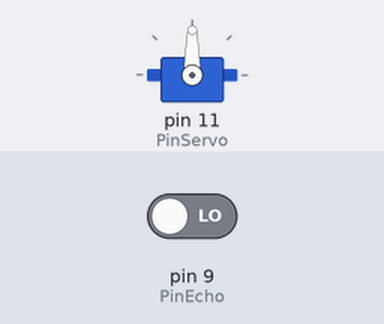
Simulated run of this sketch. Board: Arduino Uno, built with avr-gcc and run on an emulated ATmega328P. Parts: servo. The inputs (shaded band) are chosen by the test bench; at power-on: pin 9 (PinEcho) LOW. What the sketch prints to the serial monitor is not drawn.

Above: at 0.1 s.
At 6.1 s:
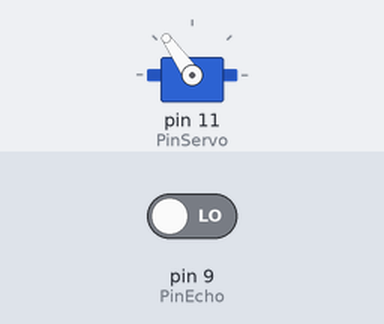
Timing chart, 0 to 7.6 s (numbered marks = the images above):
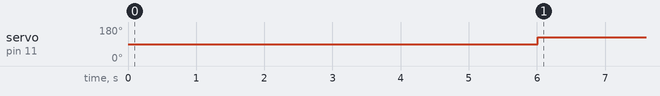

The sketch:

RL_Experiment.ino
```cpp
#include <Servo.h> //includes Servo library
Servo servo;                  //this creates a servo object for the servo library


//set Arduino pins for ultrasonic sensor and servo
const int PinServo = 11;
const int PinEcho = 9;
const int PinTrig = 10;
const int numRead = 2;
int index = 0;
int val = 0;
int sum = 0;
int readings[numRead];      //Creates array for readings to be stored in
int ave = 0;

//Define Variables
//Ultrasonic
long duration;                //the amount of time it took for the sound to return to the sensor
int distance;                 //x location of the ball

//Servo
int pos = 0;                  //initial value for current servo position variable
double StartAngle = 90;       //the start angle of the servo is the angle at which the beam is horizontal
double Perror,Ierror,Derror;  //the PID error values
double output;                //combined error values which have been multiplied by PID gains
double last_error;            //the error from the last iteration of the code

//Time
unsigned long last_time;      //time from last iteration of the code
unsigned long now;            //Current time
double dt;                    //Change in time

//Setpoint
int setpoint = 15;             //the point on the beam that the ball should settle at

//PID Coefficient
float Kp = 3.936;                 //Proportional coefficient
float Ki = 0.5;            //Integral coefficient
float Kd = 5.183;                 //Derivative coefficient

void setup() {
  //for ultrasonic sensor
  pinMode(PinTrig, OUTPUT);   //designates the trigger pin as an output pin
  pinMode(PinEcho, INPUT);    //designates the echo pin as an input pin

  //for servo
  servo.attach(PinServo);     //attaches servo object to the correct pin
  servo.write(StartAngle);    //sets the starting angle for the servo
  Serial.begin(74880);         //initiates the serial monitor
  delay(5000);
  Serial.print("time,distance,angle");
}

void loop() {
  //Ultrasonic Sensor
  //Setup
  digitalWrite(PinTrig,LOW);  //Clear pin
  delay(2);
  //Output signal for 10 microseconds
  digitalWrite(PinTrig, HIGH);
  delay(10);
  digitalWrite(PinTrig,LOW);
  //Input from echo pin
  duration = pulseIn(PinEcho,HIGH);
  //Calculate Distance
  float dis = duration*0.034/2 ;

  sum = sum-readings[index];    //The sum minuses the oldest value from the readings array
  val = dis;               //The val integer is assigned the value of the current distance reading
  readings[index] = val;        //The current index of the readings array is updated
  sum = sum + val;              //The sum is updated to include the current reading
  index = (index+1)%numRead;    //The index is updated to the next value between 0 and the number of readings

  distance = sum/numRead;
  Serial.println(distance);    //12 is subtracted so x goes from -12 to 12 with 0 the middle
  if (distance > 35 or distance < 3) {     //This ensures that the sensor only reads distances -
    distance = -30;                         //within the range that the ball is able to go.
  }

  //Applying the PID Algorithm
  now = millis();              //time
  dt = (now - last_time);
  Perror = setpoint - distance;

  Derror = (Perror - last_error)/dt;
  Ierror = Ierror + (Perror*dt);
  if (Ierror>5){
    Ierror = 5;
  }
  if (Ierror<-5){
    Ierror = -5;
  }
  //Combining the terms of the ouput
  output = Kp*Perror + Ki*Ierror + Kd*Derror;

  //Upper and Lower PID Bounds to Prevent Saturation and Overreaction of the system
  if (output>35) {
    output = 35;
  }
  else if (output < -35){
    output = -35;
  }
  //Write the output to the servo
  servo.write(StartAngle+output);

  //Serial outputs to be converted to CSV
  Serial.print(now);
  Serial.print(",");
  Serial.print(distance);
  Serial.print(",");
  Serial.print(StartAngle+output);
  //update variables
  last_error = Perror;
  last_time = now;
  delay(50);
}
```

Measured:
- by itself, servo on pin 11 (PinServo): 90° → 125° at 6.0 s
